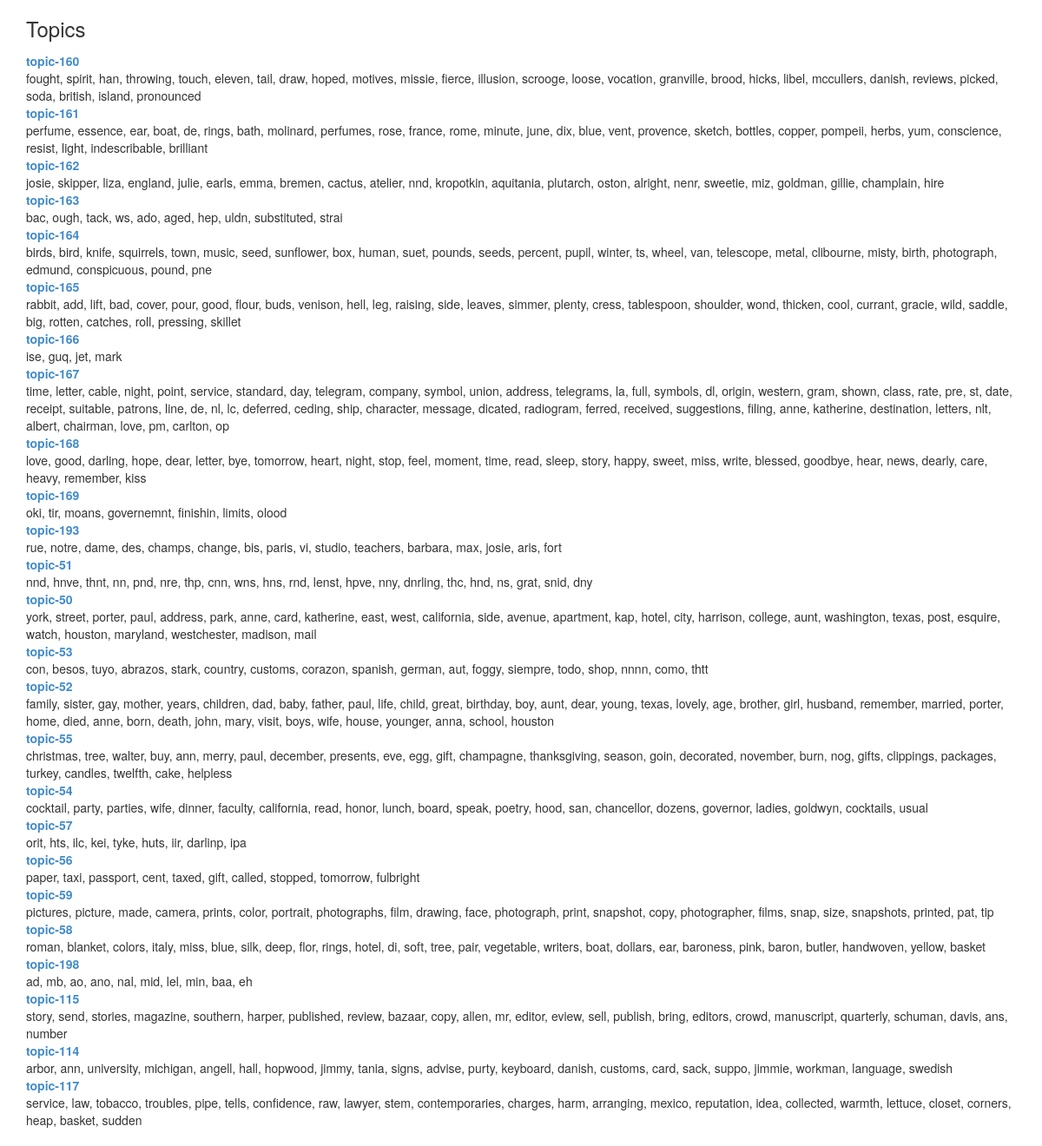
The app's page /topics with its own data.
### app.py (models this page shows, shortened)
class Topic(db.Model):
    id = db.Column(db.Integer, primary_key=True)
    orig_label = db.Column(db.String(80), nullable=False)
    supplied_label = db.Column(db.String(80))
    terms_top = db.Column(db.Text)
    terms_all = db.Column(db.Text)

### app.py (the view)
@app.route('/topics')
@app.route('/topics/<int:page>')
def show_topics(page=1):
    paged_response = Topic.query.paginate(page, 25, True)
    topics = paged_response.items
    return render_template('index.html', topics=topics)

### templates/index.html
{% extends "base.html" %}
{% block content %}
<div class=container>
    <h3>Topics</h3>
    <dl>
        {% for topic in topics %}
        <dt><a href="http://localhost:3000/?f%5Bsubject_facet%5D%5B%5D={{ topic.orig_label }}">{{ topic.orig_label }}</a></dt>
        <dd>{{ topic.terms_top }}</dd>
        {% endfor %}
    </dl>
</div>
{% endblock %}

### templates/base.html (shortened to what this page needs)
<!DOCTYPE html>
 <html class="no-js">
    <head>
        {% block head %}
        <link rel="stylesheet" href="/static/css/theme.css" type="text/css">
        {% endblock %}
    </head>
    <body>
        {% block content %}
        {% endblock %}
    </body>
</html>

### records on screen
Topic: orig_label "topic-160", terms_top "fought, spirit, han, throwing, touch, eleven, tail, draw, hoped, motives, missie, fierce, illusion, scrooge, loose, vocation, granville, brood, hicks, libel, mccullers, danish, reviews, picked, soda, british, island, pronounced"
Topic: orig_label "topic-161", terms_top "perfume, essence, ear, boat, de, rings, bath, molinard, perfumes, rose, france, rome, minute, june, dix, blue, vent, provence, sketch, bottles, copper, pompeii, herbs, yum, conscience, resist, light, indescribable, brilliant"
Topic: orig_label "topic-162", terms_top "josie, skipper, liza, england, julie, earls, emma, bremen, cactus, atelier, nnd, kropotkin, aquitania, plutarch, oston, alright, nenr, sweetie, miz, goldman, gillie, champlain, hire"
Topic: orig_label "topic-163", terms_top "bac, ough, tack, ws, ado, aged, hep, uldn, substituted, strai"
Topic: orig_label "topic-164", terms_top "birds, bird, knife, squirrels, town, music, seed, sunflower, box, human, suet, pounds, seeds, percent, pupil, winter, ts, wheel, van, telescope, metal, clibourne, misty, birth, photograph, edmund, conspicuous, pound, pne"
Topic: orig_label "topic-165", terms_top "rabbit, add, lift, bad, cover, pour, good, flour, buds, venison, hell, leg, raising, side, leaves, simmer, plenty, cress, tablespoon, shoulder, wond, thicken, cool, currant, gracie, wild, saddle, big, rotten, catches, roll, pressing, skillet"
Topic: orig_label "topic-166", terms_top "ise, guq, jet, mark"
Topic: orig_label "topic-167", terms_top "time, letter, cable, night, point, service, standard, day, telegram, company, symbol, union, address, telegrams, la, full, symbols, dl, origin, western, gram, shown, class, rate, pre, st, date, receipt, suitable, patrons, line, de, nl, lc, deferred, ceding, ship, character, message, dicated, radiogram, ferred, received, suggestions, filing, anne, katherine, destination, letters, nlt, albert, chairman, love, pm, carlton, op"
Topic: orig_label "topic-168", terms_top "love, good, darling, hope, dear, letter, bye, tomorrow, heart, night, stop, feel, moment, time, read, sleep, story, happy, sweet, miss, write, blessed, goodbye, hear, news, dearly, care, heavy, remember, kiss"
Topic: orig_label "topic-169", terms_top "oki, tir, moans, governemnt, finishin, limits, olood"
Topic: orig_label "topic-193", terms_top "rue, notre, dame, des, champs, change, bis, paris, vi, studio, teachers, barbara, max, josie, aris, fort"
Topic: orig_label "topic-51", terms_top "nnd, hnve, thnt, nn, pnd, nre, thp, cnn, wns, hns, rnd, lenst, hpve, nny, dnrling, thc, hnd, ns, grat, snid, dny"
Topic: orig_label "topic-50", terms_top "york, street, porter, paul, address, park, anne, card, katherine, east, west, california, side, avenue, apartment, kap, hotel, city, harrison, college, aunt, washington, texas, post, esquire, watch, houston, maryland, westchester, madison, mail"
Topic: orig_label "topic-53", terms_top "con, besos, tuyo, abrazos, stark, country, customs, corazon, spanish, german, aut, foggy, siempre, todo, shop, nnnn, como, thtt"
Topic: orig_label "topic-52", terms_top "family, sister, gay, mother, years, children, dad, baby, father, paul, life, child, great, birthday, boy, aunt, dear, young, texas, lovely, age, brother, girl, husband, remember, married, porter, home, died, anne, born, death, john, mary, visit, boys, wife, house, younger, anna, school, houston"
Topic: orig_label "topic-55", terms_top "christmas, tree, walter, buy, ann, merry, paul, december, presents, eve, egg, gift, champagne, thanksgiving, season, goin, decorated, november, burn, nog, gifts, clippings, packages, turkey, candles, twelfth, cake, helpless"
Topic: orig_label "topic-54", terms_top "cocktail, party, parties, wife, dinner, faculty, california, read, honor, lunch, board, speak, poetry, hood, san, chancellor, dozens, governor, ladies, goldwyn, cocktails, usual"
Topic: orig_label "topic-57", terms_top "orit, hts, ilc, kei, tyke, huts, iir, darlinp, ipa"
Topic: orig_label "topic-56", terms_top "paper, taxi, passport, cent, taxed, gift, called, stopped, tomorrow, fulbright"
Topic: orig_label "topic-59", terms_top "pictures, picture, made, camera, prints, color, portrait, photographs, film, drawing, face, photograph, print, snapshot, copy, photographer, films, snap, size, snapshots, printed, pat, tip"
Topic: orig_label "topic-58", terms_top "roman, blanket, colors, italy, miss, blue, silk, deep, flor, rings, hotel, di, soft, tree, pair, vegetable, writers, boat, dollars, ear, baroness, pink, baron, butler, handwoven, yellow, basket"
Topic: orig_label "topic-198", terms_top "ad, mb, ao, ano, nal, mid, lel, min, baa, eh"
Topic: orig_label "topic-115", terms_top "story, send, stories, magazine, southern, harper, published, review, bazaar, copy, allen, mr, editor, eview, sell, publish, bring, editors, crowd, manuscript, quarterly, schuman, davis, ans, number"
Topic: orig_label "topic-114", terms_top "arbor, ann, university, michigan, angell, hall, hopwood, jimmy, tania, signs, advise, purty, keyboard, danish, customs, card, sack, suppo, jimmie, workman, language, swedish"
Topic: orig_label "topic-117", terms_top "service, law, tobacco, troubles, pipe, tells, confidence, raw, lawyer, stem, contemporaries, charges, harm, arranging, mexico, reputation, idea, collected, warmth, lettuce, closet, corners, heap, basket, sudden"
